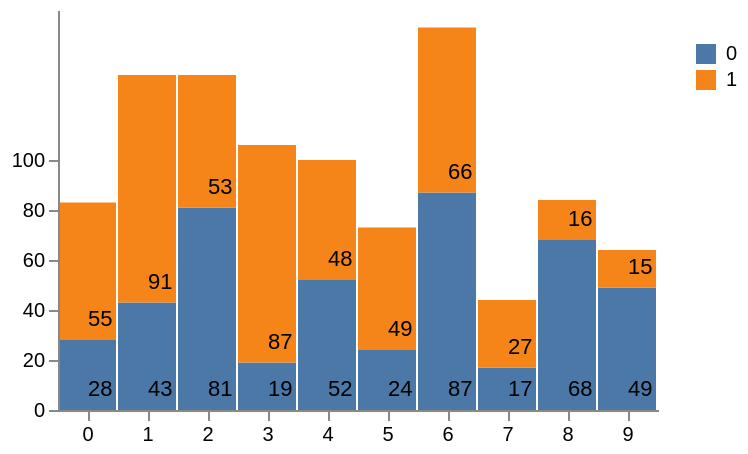

Vega-Lite specification stored for this chart:
### Vega specification from a JSON file in a GitHub repository (floating-point values rounded to 4 significant figures)
{"$schema": "https://vega.github.io/schema/vega/v3.json", "width": 300, "height": 200, "padding": 5, "data": {"name": "table", "values": [{"x": 0, "y": 28, "variable": 0}, {"x": 0, "y": 55, "variable": 1}, {"x": 1, "y": 43, "variable": 0}, {"x": 1, "y": 91, "variable": 1}, {"x": 2, "y": 81, "variable": 0}, {"x": 2, "y": 53, "variable": 1}, {"x": 3, "y": 19, "variable": 0}, {"x": 3, "y": 87, "variable": 1}, {"x": 4, "y": 52, "variable": 0}, {"x": 4, "y": 48, "variable": 1}, {"x": 5, "y": 24, "variable": 0}, {"x": 5, "y": 49, "variable": 1}, {"x": 6, "y": 87, "variable": 0}, {"x": 6, "y": 66, "variable": 1}, {"x": 7, "y": 17, "variable": 0}, {"x": 7, "y": 27, "variable": 1}, {"x": 8, "y": 68, "variable": 0}, {"x": 8, "y": 16, "variable": 1}, {"x": 9, "y": 49, "variable": 0}, {"x": 9, "y": 15, "variable": 1}], "transform": [{"type": "stack", "groupby": ["x"], "sort": {"field": "variable"}, "field": "y"}]}, "scales": [{"name": "x", "type": "band", "range": "width", "domain": {"data": "table", "field": "x"}}, {"name": "y", "type": "linear", "range": "height", "nice": true, "zero": true, "domain": {"data": "table", "field": "y1"}}, {"name": "color", "type": "ordinal", "range": "category", "domain": {"data": "table", "field": "variable"}}], "legends": [{"fill": "color", "title": "", "orient": "right", "encode": {"symbols": {"enter": {"shape": {"value": "square"}}}, "labels": {"update": {"text": {"field": "value"}}}}}], "axes": [{"orient": "bottom", "scale": "x", "zindex": 1}, {"orient": "left", "scale": "y", "zindex": 1, "values": [0, 20, 40, 60, 80, 100]}], "marks": [{"type": "rect", "from": {"data": "table"}, "encode": {"enter": {"x": {"scale": "x", "field": "x"}, "width": {"scale": "x", "band": 1, "offset": -1}, "y": {"scale": "y", "field": "y0"}, "y2": {"scale": "y", "field": "y1"}, "fill": [{"test": "false && datum.color", "field": "color"}, {"scale": "color", "field": "variable"}]}, "update": {"fillOpacity": {"value": 1}}, "hover": {"fillOpacity": {"value": 1}}}}, {"type": "text", "from": {"data": "table"}, "interactive": false, "encode": {"enter": {"text": {"field": "y"}, "x": {"scale": "x", "field": "x"}, "y": {"scale": "y", "field": "y0"}, "dx": {"value": 15}, "dy": {"value": -5}, "align": {"value": "left"}, "baseline": {"value": "bottom"}}}}]}
